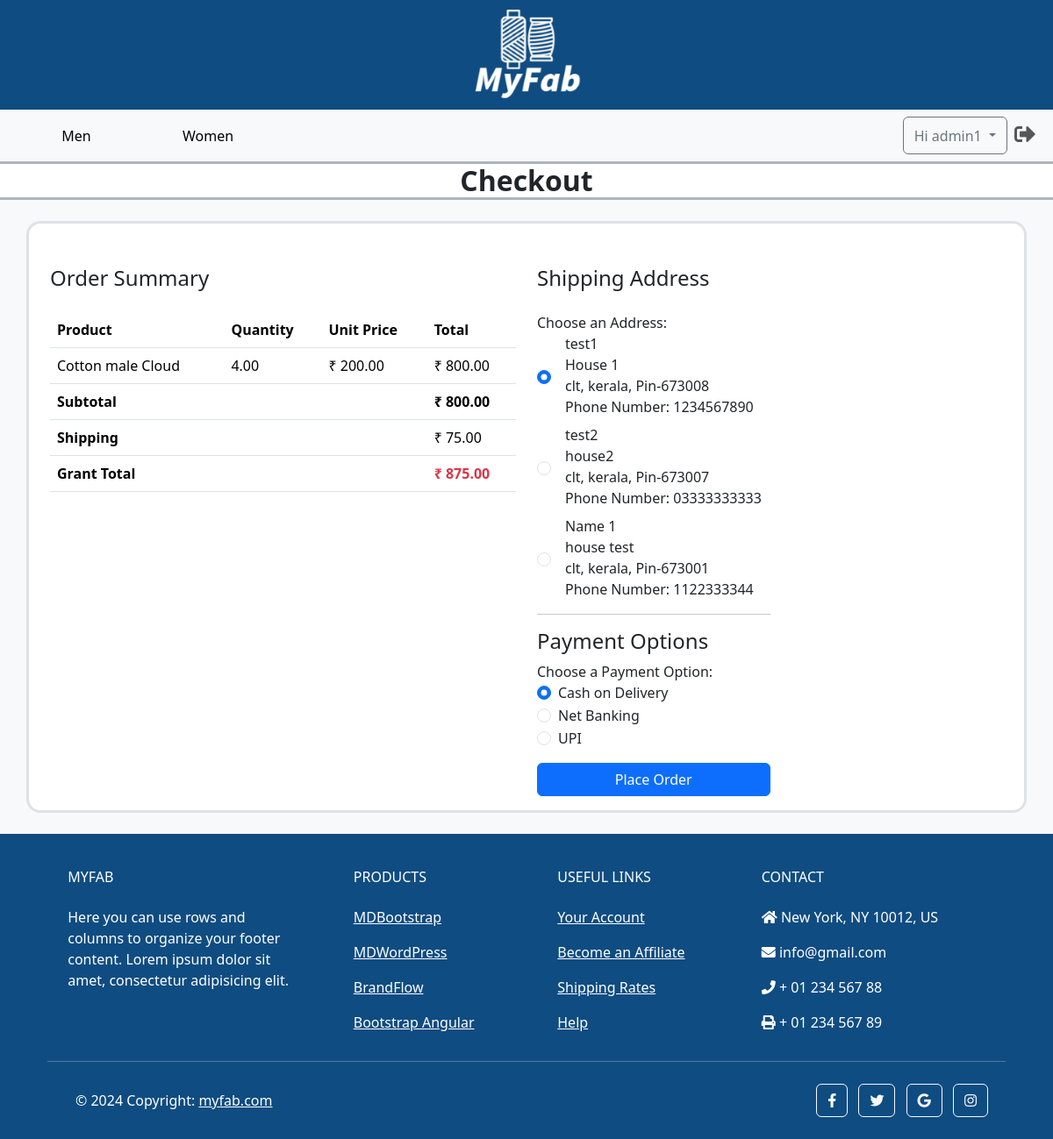
Page /orders/checkout/ (signed in) on the earlier database version.
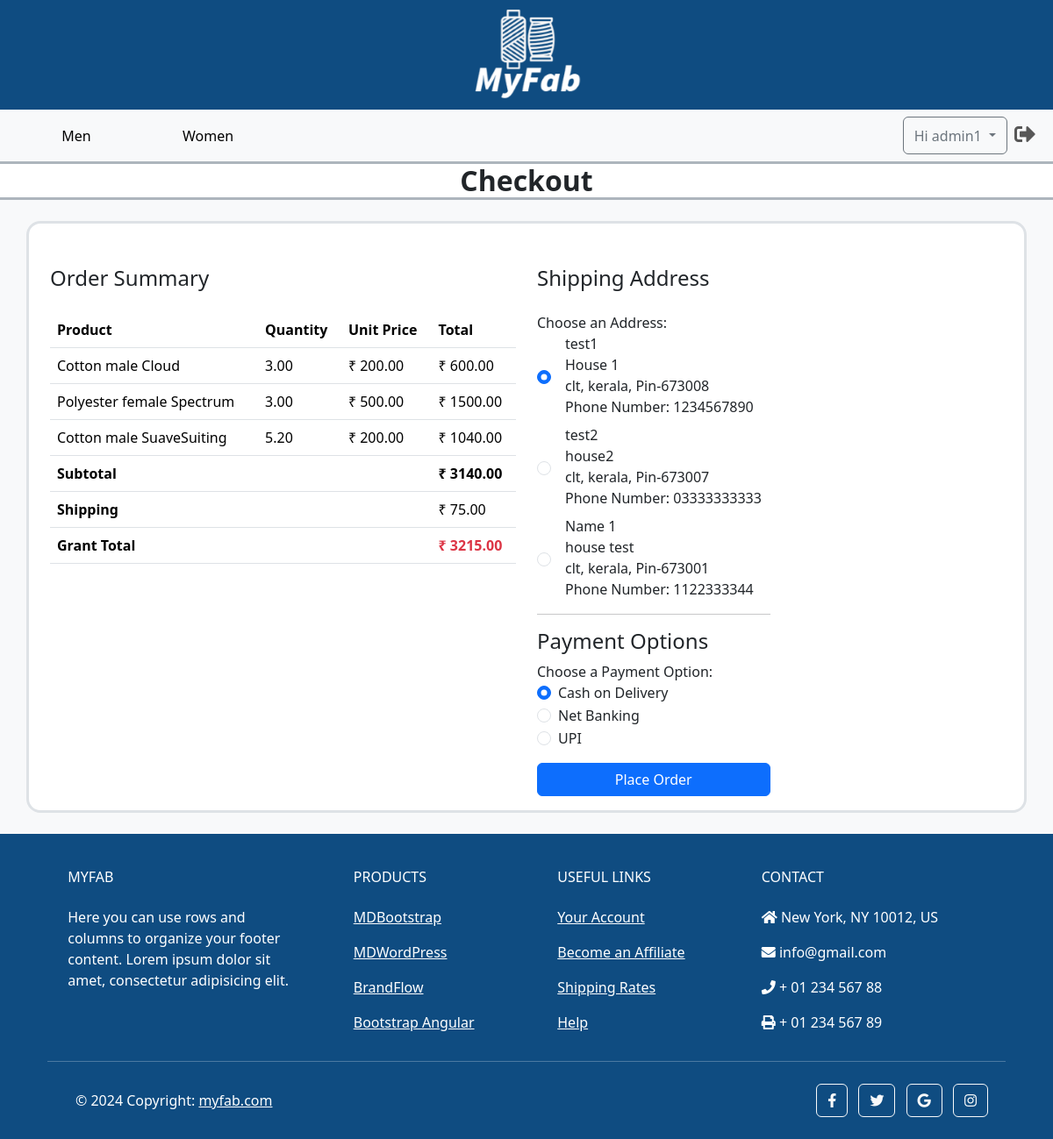
Same page on the later database version.
### orders/models.py (models this page shows, shortened)
class Cart(models.Model):
    customer_id = models.ForeignKey(CustomUser, on_delete=models.CASCADE)
    product_id = models.ForeignKey(Product, on_delete=models.CASCADE)
    order_type = models.IntegerField(null=False)
    qty = models.DecimalField(max_digits=10, decimal_places=2, default=0)
    price = models.DecimalField(max_digits=10, decimal_places=2, default=0)
    cart_measurements = models.TextField(null=True)

### main/models.py (models this page shows, shortened)
class Product(models.Model):
    name = models.CharField(max_length=255, unique=True, blank=False, null=False)
    price = models.DecimalField(max_digits=10, decimal_places=2, default=0, validators=[MinValueValidator(0)])
    image = models.ImageField(upload_to='images/products')
    description = models.TextField(blank=True)
    qty = models.DecimalField(max_digits=10, decimal_places=2, default=0, validators=[MinValueValidator(0)])
    add_date = models.DateField(auto_now_add=True)
    is_active = models.BooleanField(default=True)
    usages = models.ManyToManyField(Usage)
    category_choices = models.ManyToManyField(CategoryChoice)

### accounts/models.py (models this page shows, shortened)
class Address(models.Model):
    customer_id = models.ForeignKey(CustomUser, on_delete=models.CASCADE)
    name = models.CharField(max_length=100, blank=False, null=False)
    house_name = models.CharField(max_length=100, blank=False, null=False)
    street_name_1 = models.CharField(max_length=100, blank=False, null=False)
    street_name_2 = models.CharField(max_length=100, blank=True, null=True)
    city = models.CharField(max_length=100, blank=False, null=False)
    state = models.CharField(max_length=100, blank=False, null=False)
    pincode = models.CharField(max_length=10, blank=False, null=False)
    phone_number = models.CharField(max_length=13)
    is_active = models.BooleanField(default=True)

### orders/views.py (the view)
# urls.py: path('checkout/', CheckoutView.as_view(), name = 'checkout'),
class CheckoutView(View):
    def get(self, request):
        insufficient_qty_error_msg = request.session.pop('insufficient_qty_error_msg', None)
        user = request.user
        addresses = Address.objects.filter(customer_id=user, is_active=True)
        carts = Cart.objects.filter(customer_id=user)
        subtotal = sum(cart.price for cart in carts)
        grant_total = subtotal + 75
        context = {
            'addresses': addresses,
            'carts': carts,
            'subtotal': subtotal,
            'grant_total': grant_total,
            'insufficient_qty_error_msg': insufficient_qty_error_msg,
            }
        return render(request, 'checkout.html', context)

### templates/checkout.html (shortened to what the changed rows need)
{% extends 'base.html' %}
{% load static %}
{% load custom_filters %}
{% block content %}
    <section class="bg-light py-4">
        <div class="container d-flex flex-column flex-md-row  border border-3 rounded-4 bg-white">
            <div class="container">
                <div class="mb-3">
                    <table class="table">
                        <thead>
                            <tr>
                                <th scope="col">Product</th>
                                <th scope="col">Quantity</th>
                                <th scope="col">Unit Price</th>
                                <th scope="col">Total</th>
                            </tr>
                        </thead>
                        <tbody>
                            {% for cart in carts %}
                            <tr>
                                <td>{{cart.product_id.name}}</td>
                                <td>{{cart.qty}}</td>
                                <td>₹ {{cart.product_id.price}}</td>
                                <td>₹ {{cart.price}}</td>
                            </tr>
                            {% endfor %}
                        </tbody>
                        <tfoot>
                            <tr>
                                <th colspan="3">Subtotal</th>
                                <td class="fw-bold">₹ {{ subtotal }}</td>
                            </tr>
                            <tr>
                                <th colspan="3">Shipping</th>
                            </tr>
                            <tr>
                                <th colspan="3">Grant Total</th>
                                <td class="fw-bold text-danger">₹ {{grant_total}}</td>
                            </tr>
                        </tfoot>
                    </table>
                </div>
            </div>
            <div class="container">
                <form action="{% url "orders:create_order" %}" method="post">
                    <div class="form-group mb-3">
                        {% for address in addresses %}
                        <div class="form-check d-flex flex-row align-items-center mb-2">
                            <input class="form-check-input me-3" type="radio" name="addressOption"
                            id="addressOption-{{address.name}}" value="{{address.pk}}"
                            {% if forloop.first %} checked {% endif %}>
                            <label class="form-check-label" for="addressOption-{{address.name}}">
                                <div>{{address.name}}</div>
                                <div>{{address.house_name}}</div>
                                <div>{{address.city}}, {{address.state}}, Pin-{{address.pincode}}</div>
                                <div>Phone Number: {{address.phone_number}}</div>
                            </label>
                        </div>
                        {% endfor %}
                    </div>
                </form>
            </div>
        </div>
    </section>
{% endblock %}

Differences in the rows shown:
changed Cart "Cotton male Cloud": qty "4.00" → "3.00"; price "800.00" → "600.00"
added Cart: product_id.name "Polyester female Spectrum", qty "3.00", product_id.price "500.00", price "1500.00"
added Cart: product_id.name "Cotton male SuaveSuiting", qty "5.20", product_id.price "200.00", price "1040.00"
Other differences:
{{ subtotal }}: "800.00" → "3140.00"
{{ grant_total }}: "875.00" → "3215.00"
